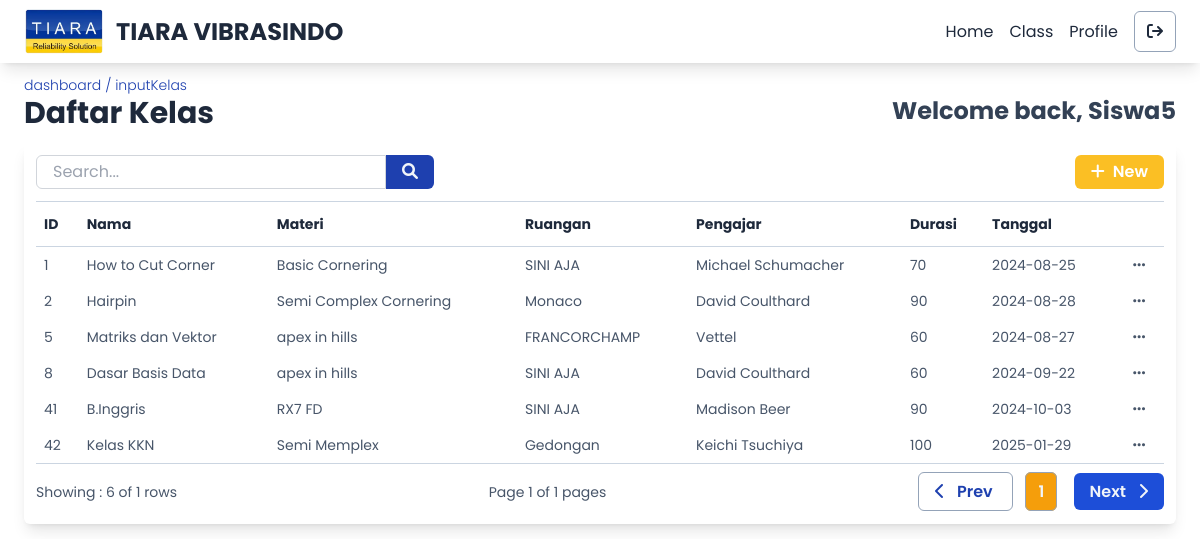
Page /pages/admin/class.php (signed in) on the committed database.
### tables this page shows
CREATE TABLE `class` (
  `id_class` int(11) NOT NULL,
  `nama_kelas` varchar(50) NOT NULL,
  `pengajar` int(11) NOT NULL,
  `materi` int(11) NOT NULL,
  `ruangan` varchar(30) NOT NULL,
  `durasi` int(11) NOT NULL,
  `tanggal` date DEFAULT NULL,
  `jam` time NOT NULL
);

CREATE TABLE `materi` (
  `id_materi` int(11) NOT NULL,
  `nama_materi` varchar(30) NOT NULL,
  `deskripsi_materi` text NOT NULL
);

### pages/admin/tables/tblClassNew.php (the view, shortened to what this page needs)
<div class=" w-auto mb-3 flex justify-between">
  <form action="" method="GET" class=" flex items-center">
    <input type="text" name="searchbox" placeholder="Search..." class=" rounded-tl-md rounded-bl-md px-4 py-1 border border-gray-300 focus:outline-none focus:ring-1 focus:ring-amber-400">
    <button type="submitSearch" class=" px-4 py-[4.7px] bg-blue-800 text-slate-100 rounded-tr-md rounded-br-md">
      <i class="fa-solid fa-magnifying-glass"></i>
    </button>
  </form>
  <button
    id="btnAddClass"
    class=" px-4 py-[4.7px] text-white font-semibold rounded-md bg-amber-400 hover:bg-amber-500">
    <i class="fa-solid fa-plus mr-2"></i>New
  </button>
</div>
<table class=" text-sm overflow-x-auto table-auto w-full">
  <thead>
    <tr class=" border-y-[1.5px] border-y-slate-300 text-slate-800">
      <th class=" text-left px-2 py-3">ID</th>
      <th class=" text-left px-2 py-3">Nama</th>
      <th class=" text-left px-2 py-3">Materi</th>
      <th class=" text-left px-2 py-3">Ruangan</th>
      <th class=" text-left px-2 py-3">Pengajar</th>
      <th class=" text-left px-2 py-3">Durasi</th>
      <th class=" text-left px-2 py-3">Tanggal</th>
      <th class=" text-center px-2 py-3 w-[50px]"></th>
    </tr>
  </thead>
  <tbody>
    <?php if ($queryClass->rowCount() > 0) : ?>
      <?php foreach ($rowClass as $row) : ?>
        <tr class=" text-slate-600">
          <td class=" p-2"><?= $row['id_class'] ?></td>
          <td class=" p-2"><?= $row['nama_kelas'] ?></td>
          <td class=" p-2"><?= $row['nama_materi'] ?></td>
          <td class=" p-2"><?= $row['ruangan'] ?></td>
          <td class=" p-2"><?= $row['admin_name'] ?></td>
          <td class=" p-2"><?= $row['durasi'] ?></td>
          <td class=" p-2"><?= $row['tanggal'] ?></td>
          <td class=" text-center">
            <button
              id="btnOption-<?= $row['id_class'] ?>"
              class="btnOption px-2 py-[5px] rounded-md hover:bg-slate-200">
              <i class="fa-solid fa-ellipsis"></i>
            </button>
          </td>
        </tr>
      <?php endforeach; ?>
    <?php else: ?>
      <tr>
        <td colspan="12" class=" py-2 px-4 text-center text-gray-700">Table Kosong</td>
      </tr>
    <?php endif; ?>
  </tbody>
</table>
<div class=" border-b-[1.5px] border-b-slate-300"></div>
<?php
echo pagination($page, $total_pages, 'class.php', $start_row, $end_row);
?>

### assets/styles.css (style rules this page uses)
* { padding: 0; margin: 0; box-sizing: border-box; font-family: 'Poppins', sans-serif; }

### rows in the picture
class: id_class "1", nama_kelas "How to Cut Corner", materi.nama_materi "Basic Cornering", ruangan "SINI AJA", pengajar.admin_name "Michael Schumacher", durasi "70", tanggal "2024-08-25"
class: id_class "2", nama_kelas "Hairpin", materi.nama_materi "Semi Complex Cornering", ruangan "Monaco", pengajar.admin_name "David Coulthard", durasi "90", tanggal "2024-08-28"
class: id_class "5", nama_kelas "Matriks dan Vektor", materi.nama_materi "apex in hills", ruangan "FRANCORCHAMP", pengajar.admin_name "Vettel", durasi "60", tanggal "2024-08-27"
class: id_class "8", nama_kelas "Dasar Basis Data", materi.nama_materi "apex in hills", ruangan "SINI AJA", pengajar.admin_name "David Coulthard", durasi "60", tanggal "2024-09-22"
class: id_class "41", nama_kelas "B.Inggris", materi.nama_materi "RX7 FD", ruangan "SINI AJA", pengajar.admin_name "Madison Beer", durasi "90", tanggal "2024-10-03"
class: id_class "42", nama_kelas "Kelas KKN", materi.nama_materi "Semi Memplex", ruangan "Gedongan", pengajar.admin_name "Keichi Tsuchiya", durasi "100", tanggal "2025-01-29"

### other values in the picture
$_SESSION['current_user'] "Siswa5"
$end_row "6"
$total_rows "1"
$page "1"
$total_pages "1"
